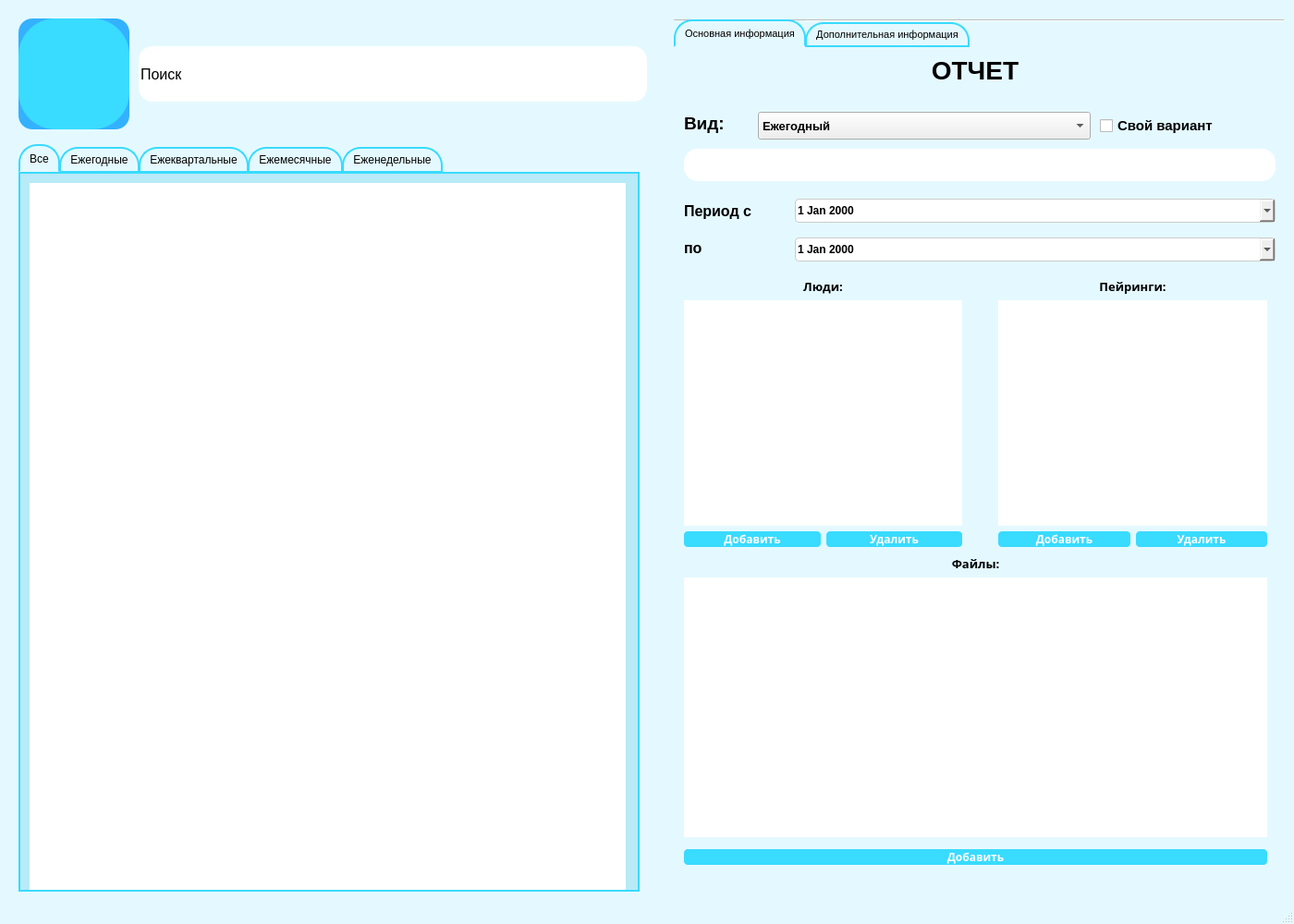
<?xml version="1.0" encoding="UTF-8"?>
<ui version="4.0">
 <class>MainWindow</class>
 <widget class="QMainWindow" name="MainWindow">
  <property name="geometry">
   <rect>
    <x>0</x>
    <y>0</y>
    <width>1400</width>
    <height>1000</height>
   </rect>
  </property>
  <property name="minimumSize">
   <size>
    <width>1400</width>
    <height>1000</height>
   </size>
  </property>
  <property name="maximumSize">
   <size>
    <width>1400</width>
    <height>1000</height>
   </size>
  </property>
  <property name="windowTitle">
   <string>Пейринги</string>
  </property>
  <property name="windowIcon">
   <iconset>
    <normaloff>../app_image/peirings.png</normaloff>../app_image/peirings.png</iconset>
  </property>
  <property name="styleSheet">
   <string notr="true">QMainWindow {
	background-color: rgb(228, 249, 255);
}
#pushButton, #pushButton_3 {
	border-radius: 40px;
	background-color: rgb(57, 219, 255);
	font: 87 14pt &quot;Arial Black&quot;;
	color: rgb(255, 255, 255);
}
#pushButton:hover, #pushButton_3:hover{
	border-radius: 49px;
	background-color: rgb(52, 202, 232);
}
#pushButton:pressed {
	border-radius: 55px;
	background-color: rgb(48, 188, 216);
}
QLineEdit {
	border-radius: 15px;
	font: 12pt &quot;Arial&quot;;
}
#lineEdit_2:hover, #lineEdit:hover {
	border-radius: 20px;
	font: 75 12pt &quot;Arial&quot;;
	background-color: rgb(250, 250, 250);
}
QFrame {
	border: none;
}
QListWidget {
	border-color: rgb(34, 189, 255);
}
QDateEdit
{
    min-height:24px;
    max-height:24px;
    border-radius:4px;
    border:1px solid #cccccc;
}
QDateEdit:hover,.QDateEdit:focus
{
    border-radius:8px;
}
QTabBar::tab {
    border: 2px solid rgb(57, 219, 255);
    border-bottom-color: rgb(57, 219, 255);
    border-top-left-radius: 20px;
    border-top-right-radius: 20px;
    padding: 2px;	
}
QTabWidget::pane {
    border: 2px solid;
	border-color: rgb(57, 219, 255);
	background-color: rgb(184, 234, 247);
}

QTabWidget::tab-bar:top {
    top: 1px;
}

QTabWidget::tab-bar:bottom {
    bottom: 1px;
}

QTabWidget::tab-bar:left {
    right: 1px;
}

QTabWidget::tab-bar:right {
    left: 1px;
}

QTabBar::tab:selected {
    background: rgb(228, 249, 255);
}

QTabBar::tab:!selected {
    background-color: rgb(228, 249, 255);
}

QTabBar::tab:top:!selected {
    margin-top: 3px;
}

QTabBar::tab:bottom:!selected {
    margin-bottom: 3px;
}

QTabBar::tab:top, QTabBar::tab:bottom {
    min-width: 8ex;
    margin-right: -1px;
    padding: 5px 10px 5px 10px;
    min-width: 27ex;
}

QTabBar::tab:top:selected {
    border-bottom-color: none;
}

QTabBar::tab:bottom:selected {
    border-top-color: none;
}

QTabBar::tab:top:last, QTabBar::tab:bottom:last,
QTabBar::tab:top:only-one, QTabBar::tab:bottom:only-one {
    margin-right: 0;
}

QTabBar::tab:left:!selected {
    margin-right: 3px;
}

QTabBar::tab:right:!selected {
    margin-left: 3px;
}

QTabBar::tab:left, QTabBar::tab:right {
    min-height: 8ex;
    margin-bottom: -1px;
    padding: 10px 5px 10px 5px;
}

QTabBar::tab:left:selected {
    border-left-color: none;
}

QTabBar::tab:right:selected {
    border-right-color: none;
}

QTabBar::tab:left:last, QTabBar::tab:right:last,
QTabBar::tab:left:only-one, QTabBar::tab:right:only-one {
    margin-bottom: 0;
}
#lineEdit_2 {
	border-radius: 10px;
}
#lineEdit_2:hover {
	border-radius: 15px;
}
#pushButton_3 {
	background-color: rgba(255, 0, 0, 200);
	font: 87 20pt &quot;Arial Black&quot;;
}
#pushButton_3:hover {
	background-color: rgb(255, 0, 0);
}
#pushButton_3:pressed {
	border-radius: 50px;
}
#pushButton_4, #pushButton_5, #pushButton_6, #pushButton_7, #pushButton_8 {
	border-radius: 4px;
	background-color: rgb(57, 219, 255);
	color: rgb(255, 255, 255);
}
#pushButton_4:hover, #pushButton_5:hover, #pushButton_6:hover, #pushButton_7:hover, #pushButton_8:hover {
	border-radius: 6px;
	background-color: rgb(52, 202, 232);
}
#pushButton_4:pressed, #pushButton_5:pressed, #pushButton_6:pressed, #pushButton_7:pressed, #pushButton_8:pressed {
	border-radius: 8px;
	background-color: rgb(48, 188, 216);
}
QQomboBox:hover {
	background-color: rgb(250, 250, 250);
}
#lineEdit_3:hover {
	border-radius: 15px;
}
#pushButton_2 {
	border-radius: 15px;
	background-color: rgb(51, 177, 255);
	color: rgb(255, 255, 255);
}
#pushButton_2:hover {
	background-color: rgb(52, 202, 232);
	border-radius: 18px;
}
#pushButton_2:pressed {
	background-color: rgb(0, 222, 0);
}</string>
  </property>
  <widget class="QWidget" name="centralwidget">
   <widget class="QPushButton" name="pushButton">
    <property name="geometry">
     <rect>
      <x>20</x>
      <y>20</y>
      <width>120</width>
      <height>120</height>
     </rect>
    </property>
    <property name="whatsThis">
     <string>&lt;html&gt;&lt;head/&gt;&lt;body&gt;&lt;p align=&quot;center&quot;&gt;Добавить личное сообщение&lt;/p&gt;&lt;/body&gt;&lt;/html&gt;</string>
    </property>
    <property name="text">
     <string/>
    </property>
    <property name="icon">
     <iconset>
      <normaloff>../app_image/Плюс.png</normaloff>../app_image/Плюс.png</iconset>
    </property>
    <property name="iconSize">
     <size>
      <width>110</width>
      <height>110</height>
     </size>
    </property>
   </widget>
   <widget class="QLineEdit" name="lineEdit">
    <property name="geometry">
     <rect>
      <x>150</x>
      <y>50</y>
      <width>550</width>
      <height>60</height>
     </rect>
    </property>
    <property name="font">
     <font>
      <family>Arial</family>
      <pointsize>12</pointsize>
      <weight>50</weight>
      <italic>false</italic>
      <bold>false</bold>
     </font>
    </property>
    <property name="text">
     <string>Поиск</string>
    </property>
   </widget>
   <widget class="QTabWidget" name="tabWidget">
    <property name="geometry">
     <rect>
      <x>20</x>
      <y>155</y>
      <width>672</width>
      <height>810</height>
     </rect>
    </property>
    <property name="currentIndex">
     <number>0</number>
    </property>
    <widget class="QWidget" name="tab">
     <attribute name="title">
      <string>Все</string>
     </attribute>
     <widget class="QListWidget" name="listWidget">
      <property name="geometry">
       <rect>
        <x>10</x>
        <y>10</y>
        <width>645</width>
        <height>765</height>
       </rect>
      </property>
     </widget>
    </widget>
    <widget class="QWidget" name="tab_2">
     <attribute name="title">
      <string>Ежегодные</string>
     </attribute>
     <widget class="QListWidget" name="listWidget_2">
      <property name="geometry">
       <rect>
        <x>10</x>
        <y>10</y>
        <width>645</width>
        <height>765</height>
       </rect>
      </property>
     </widget>
    </widget>
    <widget class="QWidget" name="tab_3">
     <attribute name="title">
      <string>Ежеквартальные</string>
     </attribute>
     <widget class="QListWidget" name="listWidget_3">
      <property name="geometry">
       <rect>
        <x>10</x>
        <y>10</y>
        <width>645</width>
        <height>765</height>
       </rect>
      </property>
     </widget>
    </widget>
    <widget class="QWidget" name="tab_4">
     <attribute name="title">
      <string>Ежемесячные</string>
     </attribute>
     <widget class="QListWidget" name="listWidget_4">
      <property name="geometry">
       <rect>
        <x>10</x>
        <y>10</y>
        <width>645</width>
        <height>765</height>
       </rect>
      </property>
     </widget>
    </widget>
    <widget class="QWidget" name="tab_5">
     <attribute name="title">
      <string>Еженедельные</string>
     </attribute>
     <widget class="QListWidget" name="listWidget_5">
      <property name="geometry">
       <rect>
        <x>10</x>
        <y>10</y>
        <width>645</width>
        <height>755</height>
       </rect>
      </property>
     </widget>
    </widget>
   </widget>
   <widget class="QTabWidget" name="tabWidget_2">
    <property name="geometry">
     <rect>
      <x>729</x>
      <y>20</y>
      <width>660</width>
      <height>950</height>
     </rect>
    </property>
    <property name="font">
     <font>
      <pointsize>8</pointsize>
     </font>
    </property>
    <property name="styleSheet">
     <string notr="true">QTabBar::tab {
    border: 2px solid rgb(57, 219, 255);
    border-bottom-color: rgb(57, 219, 255);
    border-top-left-radius: 20px;
    border-top-right-radius: 20px;
    padding: 2px;	
}
QTabWidget::pane {
    border: 1px solid black;
	border-color: rgb(57, 219, 255);
	background-color: rgb(184, 234, 247);
}

QTabWidget::tab-bar:top {
    top: 1px;
}

QTabWidget::tab-bar:bottom {
    bottom: 1px;
}

QTabWidget::tab-bar:left {
    right: 1px;
}

QTabWidget::tab-bar:right {
    left: 1px;
}

QTabBar::tab:selected {
    background: rgb(228, 249, 255);
}

QTabBar::tab:!selected {
    background-color: rgb(228, 249, 255);
}

QTabBar::tab:top:!selected {
    margin-top: 3px;
}

QTabBar::tab:bottom:!selected {
    margin-bottom: 3px;
}

QTabBar::tab:top, QTabBar::tab:bottom {
    min-width: 8ex;
    margin-right: -1px;
    padding: 5px 10px 5px 10px;
    min-width: 76ex;
}

QTabBar::tab:top:selected {
    border-bottom-color: none;
}

QTabBar::tab:bottom:selected {
    border-top-color: none;
}

QTabBar::tab:top:last, QTabBar::tab:bottom:last,
QTabBar::tab:top:only-one, QTabBar::tab:bottom:only-one {
    margin-right: 0;
}

QTabBar::tab:left:!selected {
    margin-right: 3px;
}

QTabBar::tab:right:!selected {
    margin-left: 3px;
}

QTabBar::tab:left, QTabBar::tab:right {
    min-height: 8ex;
    margin-bottom: -1px;
    padding: 10px 5px 10px 5px;
}

QTabBar::tab:left:selected {
    border-left-color: none;
}

QTabBar::tab:right:selected {
    border-right-color: none;
}

QTabBar::tab:left:last, QTabBar::tab:right:last,
QTabBar::tab:left:only-one, QTabBar::tab:right:only-one {
    margin-bottom: 0;
}</string>
    </property>
    <property name="tabPosition">
     <enum>QTabWidget::North</enum>
    </property>
    <property name="currentIndex">
     <number>0</number>
    </property>
    <property name="documentMode">
     <bool>true</bool>
    </property>
    <widget class="QWidget" name="tab_6">
     <attribute name="title">
      <string>Основная информация</string>
     </attribute>
     <widget class="QLabel" name="label">
      <property name="geometry">
       <rect>
        <x>10</x>
        <y>10</y>
        <width>630</width>
        <height>30</height>
       </rect>
      </property>
      <property name="font">
       <font>
        <family>Arial</family>
        <pointsize>21</pointsize>
        <weight>75</weight>
        <bold>true</bold>
       </font>
      </property>
      <property name="text">
       <string>ОТЧЕТ</string>
      </property>
      <property name="scaledContents">
       <bool>false</bool>
      </property>
      <property name="alignment">
       <set>Qt::AlignCenter</set>
      </property>
     </widget>
     <widget class="QLabel" name="label_9">
      <property name="geometry">
       <rect>
        <x>10</x>
        <y>65</y>
        <width>110</width>
        <height>35</height>
       </rect>
      </property>
      <property name="font">
       <font>
        <family>Arial</family>
        <pointsize>14</pointsize>
        <weight>75</weight>
        <bold>true</bold>
       </font>
      </property>
      <property name="text">
       <string>Вид:</string>
      </property>
      <property name="alignment">
       <set>Qt::AlignLeading|Qt::AlignLeft|Qt::AlignVCenter</set>
      </property>
     </widget>
     <widget class="QComboBox" name="comboBox">
      <property name="geometry">
       <rect>
        <x>90</x>
        <y>70</y>
        <width>360</width>
        <height>30</height>
       </rect>
      </property>
      <property name="font">
       <font>
        <family>Arial</family>
        <pointsize>10</pointsize>
        <weight>75</weight>
        <bold>true</bold>
       </font>
      </property>
      <item>
       <property name="text">
        <string>Ежегодный</string>
       </property>
      </item>
      <item>
       <property name="text">
        <string>Ежеквартальный</string>
       </property>
      </item>
      <item>
       <property name="text">
        <string>Ежемесячный</string>
       </property>
      </item>
      <item>
       <property name="text">
        <string>Еженедельный</string>
       </property>
      </item>
     </widget>
     <widget class="QCheckBox" name="checkBox">
      <property name="geometry">
       <rect>
        <x>460</x>
        <y>70</y>
        <width>180</width>
        <height>30</height>
       </rect>
      </property>
      <property name="font">
       <font>
        <family>Arial</family>
        <pointsize>11</pointsize>
        <weight>75</weight>
        <bold>true</bold>
       </font>
      </property>
      <property name="text">
       <string>Свой вариант</string>
      </property>
     </widget>
     <widget class="QLineEdit" name="lineEdit_3">
      <property name="geometry">
       <rect>
        <x>10</x>
        <y>110</y>
        <width>640</width>
        <height>35</height>
       </rect>
      </property>
     </widget>
     <widget class="QLabel" name="label_2">
      <property name="geometry">
       <rect>
        <x>10</x>
        <y>160</y>
        <width>110</width>
        <height>35</height>
       </rect>
      </property>
      <property name="font">
       <font>
        <family>Arial</family>
        <pointsize>12</pointsize>
        <weight>75</weight>
        <bold>true</bold>
       </font>
      </property>
      <property name="text">
       <string>Период с</string>
      </property>
     </widget>
     <widget class="QDateEdit" name="dateEdit_2">
      <property name="geometry">
       <rect>
        <x>130</x>
        <y>164</y>
        <width>520</width>
        <height>26</height>
       </rect>
      </property>
      <property name="font">
       <font>
        <family>Arial</family>
        <pointsize>9</pointsize>
        <weight>75</weight>
        <bold>true</bold>
       </font>
      </property>
      <property name="buttonSymbols">
       <enum>QAbstractSpinBox::NoButtons</enum>
      </property>
      <property name="calendarPopup">
       <bool>true</bool>
      </property>
     </widget>
     <widget class="QLabel" name="label_3">
      <property name="geometry">
       <rect>
        <x>10</x>
        <y>200</y>
        <width>110</width>
        <height>35</height>
       </rect>
      </property>
      <property name="font">
       <font>
        <family>Arial</family>
        <pointsize>12</pointsize>
        <weight>75</weight>
        <bold>true</bold>
       </font>
      </property>
      <property name="text">
       <string>по</string>
      </property>
     </widget>
     <widget class="QDateEdit" name="dateEdit_3">
      <property name="geometry">
       <rect>
        <x>130</x>
        <y>206</y>
        <width>520</width>
        <height>26</height>
       </rect>
      </property>
      <property name="font">
       <font>
        <family>Arial</family>
        <pointsize>9</pointsize>
        <weight>75</weight>
        <bold>true</bold>
       </font>
      </property>
      <property name="buttonSymbols">
       <enum>QAbstractSpinBox::NoButtons</enum>
      </property>
      <property name="calendarPopup">
       <bool>true</bool>
      </property>
     </widget>
     <widget class="QWidget" name="verticalLayoutWidget">
      <property name="geometry">
       <rect>
        <x>10</x>
        <y>250</y>
        <width>301</width>
        <height>291</height>
       </rect>
      </property>
      <layout class="QVBoxLayout" name="verticalLayout">
       <item>
        <widget class="QLabel" name="label_5">
         <property name="font">
          <font>
           <family>Arial Black</family>
           <pointsize>10</pointsize>
           <weight>75</weight>
           <bold>true</bold>
          </font>
         </property>
         <property name="text">
          <string>Люди:</string>
         </property>
         <property name="alignment">
          <set>Qt::AlignCenter</set>
         </property>
        </widget>
       </item>
       <item>
        <widget class="QListWidget" name="listWidget_6"/>
       </item>
       <item>
        <layout class="QHBoxLayout" name="horizontalLayout_3">
         <item>
          <widget class="QPushButton" name="pushButton_5">
           <property name="font">
            <font>
             <family>Arial Black</family>
             <pointsize>9</pointsize>
             <weight>75</weight>
             <bold>true</bold>
            </font>
           </property>
           <property name="text">
            <string>Добавить</string>
           </property>
          </widget>
         </item>
         <item>
          <widget class="QPushButton" name="pushButton_4">
           <property name="font">
            <font>
             <family>Arial Black</family>
             <pointsize>9</pointsize>
             <weight>75</weight>
             <bold>true</bold>
            </font>
           </property>
           <property name="text">
            <string>Удалить</string>
           </property>
          </widget>
         </item>
        </layout>
       </item>
      </layout>
     </widget>
     <widget class="QWidget" name="verticalLayoutWidget_2">
      <property name="geometry">
       <rect>
        <x>350</x>
        <y>250</y>
        <width>291</width>
        <height>291</height>
       </rect>
      </property>
      <layout class="QVBoxLayout" name="verticalLayout_2">
       <item>
        <widget class="QLabel" name="label_6">
         <property name="font">
          <font>
           <family>Arial Black</family>
           <pointsize>10</pointsize>
           <weight>75</weight>
           <bold>true</bold>
          </font>
         </property>
         <property name="text">
          <string>Пейринги:</string>
         </property>
         <property name="alignment">
          <set>Qt::AlignCenter</set>
         </property>
        </widget>
       </item>
       <item>
        <widget class="QListWidget" name="listWidget_7"/>
       </item>
       <item>
        <layout class="QHBoxLayout" name="horizontalLayout_4" stretch="0,0">
         <item>
          <widget class="QPushButton" name="pushButton_6">
           <property name="font">
            <font>
             <family>Arial Black</family>
             <pointsize>9</pointsize>
             <weight>75</weight>
             <bold>true</bold>
            </font>
           </property>
           <property name="text">
            <string>Добавить</string>
           </property>
          </widget>
         </item>
         <item>
          <widget class="QPushButton" name="pushButton_7">
           <property name="font">
            <font>
             <family>Arial Black</family>
             <pointsize>9</pointsize>
             <weight>75</weight>
             <bold>true</bold>
            </font>
           </property>
           <property name="text">
            <string>Удалить</string>
           </property>
          </widget>
         </item>
        </layout>
       </item>
      </layout>
     </widget>
     <widget class="QWidget" name="verticalLayoutWidget_5">
      <property name="geometry">
       <rect>
        <x>10</x>
        <y>550</y>
        <width>631</width>
        <height>341</height>
       </rect>
      </property>
      <layout class="QVBoxLayout" name="verticalLayout_5">
       <property name="bottomMargin">
        <number>6</number>
       </property>
       <item>
        <widget class="QLabel" name="label_8">
         <property name="font">
          <font>
           <family>Arial Black</family>
           <pointsize>10</pointsize>
           <weight>75</weight>
           <bold>true</bold>
          </font>
         </property>
         <property name="text">
          <string>Файлы:</string>
         </property>
         <property name="alignment">
          <set>Qt::AlignCenter</set>
         </property>
        </widget>
       </item>
       <item>
        <widget class="QListWidget" name="listWidget_8"/>
       </item>
       <item>
        <layout class="QHBoxLayout" name="horizontalLayout_5" stretch="0">
         <property name="topMargin">
          <number>7</number>
         </property>
         <item>
          <widget class="QPushButton" name="pushButton_8">
           <property name="font">
            <font>
             <family>Arial Black</family>
             <pointsize>9</pointsize>
             <weight>75</weight>
             <bold>true</bold>
            </font>
           </property>
           <property name="text">
            <string>Добавить</string>
           </property>
          </widget>
         </item>
        </layout>
       </item>
      </layout>
     </widget>
    </widget>
    <widget class="QWidget" name="tab_7">
     <attribute name="title">
      <string>Дополнительная информация</string>
     </attribute>
     <widget class="QPushButton" name="pushButton_3">
      <property name="geometry">
       <rect>
        <x>10</x>
        <y>800</y>
        <width>630</width>
        <height>101</height>
       </rect>
      </property>
      <property name="font">
       <font>
        <family>Arial Black</family>
        <pointsize>20</pointsize>
        <weight>10</weight>
        <italic>false</italic>
        <bold>false</bold>
       </font>
      </property>
      <property name="text">
       <string>Удалить</string>
      </property>
     </widget>
     <widget class="QWidget" name="verticalLayoutWidget_3">
      <property name="geometry">
       <rect>
        <x>10</x>
        <y>20</y>
        <width>641</width>
        <height>421</height>
       </rect>
      </property>
      <layout class="QVBoxLayout" name="verticalLayout_3">
       <item>
        <widget class="QLabel" name="label_4">
         <property name="font">
          <font>
           <family>Arial Black</family>
           <pointsize>12</pointsize>
           <weight>75</weight>
           <bold>true</bold>
          </font>
         </property>
         <property name="text">
          <string>Общая информация</string>
         </property>
         <property name="alignment">
          <set>Qt::AlignCenter</set>
         </property>
        </widget>
       </item>
       <item>
        <widget class="QTextEdit" name="textEdit">
         <property name="font">
          <font>
           <family>Arial</family>
           <pointsize>11</pointsize>
          </font>
         </property>
         <property name="html">
          <string>&lt;!DOCTYPE HTML PUBLIC &quot;-//W3C//DTD HTML 4.0//EN&quot; &quot;http://www.w3.org/TR/REC-html40/strict.dtd&quot;&gt;
&lt;html&gt;&lt;head&gt;&lt;meta name=&quot;qrichtext&quot; content=&quot;1&quot; /&gt;&lt;style type=&quot;text/css&quot;&gt;
p, li { white-space: pre-wrap; }
&lt;/style&gt;&lt;/head&gt;&lt;body style=&quot; font-family:'Arial'; font-size:11pt; font-weight:400; font-style:normal;&quot;&gt;
&lt;p align=&quot;justify&quot; style=&quot;-qt-paragraph-type:empty; margin-top:0px; margin-bottom:0px; margin-left:0px; margin-right:0px; -qt-block-indent:0; text-indent:0px; font-family:'MS Shell Dlg 2'; font-size:8pt;&quot;&gt;&lt;br /&gt;&lt;/p&gt;&lt;/body&gt;&lt;/html&gt;</string>
         </property>
        </widget>
       </item>
      </layout>
     </widget>
     <widget class="QWidget" name="verticalLayoutWidget_4">
      <property name="geometry">
       <rect>
        <x>10</x>
        <y>450</y>
        <width>641</width>
        <height>331</height>
       </rect>
      </property>
      <layout class="QVBoxLayout" name="verticalLayout_4">
       <item>
        <widget class="QLabel" name="label_7">
         <property name="font">
          <font>
           <family>Arial Black</family>
           <pointsize>12</pointsize>
           <weight>75</weight>
           <bold>true</bold>
          </font>
         </property>
         <property name="text">
          <string>События</string>
         </property>
         <property name="alignment">
          <set>Qt::AlignCenter</set>
         </property>
        </widget>
       </item>
       <item>
        <widget class="QTextEdit" name="textEdit_2">
         <property name="font">
          <font>
           <family>Arial</family>
           <pointsize>11</pointsize>
          </font>
         </property>
         <property name="html">
          <string>&lt;!DOCTYPE HTML PUBLIC &quot;-//W3C//DTD HTML 4.0//EN&quot; &quot;http://www.w3.org/TR/REC-html40/strict.dtd&quot;&gt;
&lt;html&gt;&lt;head&gt;&lt;meta name=&quot;qrichtext&quot; content=&quot;1&quot; /&gt;&lt;style type=&quot;text/css&quot;&gt;
p, li { white-space: pre-wrap; }
&lt;/style&gt;&lt;/head&gt;&lt;body style=&quot; font-family:'Arial'; font-size:11pt; font-weight:400; font-style:normal;&quot;&gt;
&lt;p align=&quot;justify&quot; style=&quot;-qt-paragraph-type:empty; margin-top:0px; margin-bottom:0px; margin-left:0px; margin-right:0px; -qt-block-indent:0; text-indent:0px; font-family:'MS Shell Dlg 2'; font-size:8pt;&quot;&gt;&lt;br /&gt;&lt;/p&gt;&lt;/body&gt;&lt;/html&gt;</string>
         </property>
        </widget>
       </item>
      </layout>
     </widget>
    </widget>
   </widget>
   <widget class="QPushButton" name="pushButton_2">
    <property name="geometry">
     <rect>
      <x>20</x>
      <y>20</y>
      <width>120</width>
      <height>120</height>
     </rect>
    </property>
    <property name="font">
     <font>
      <family>Arial Black</family>
      <pointsize>14</pointsize>
     </font>
    </property>
    <property name="text">
     <string/>
    </property>
    <property name="icon">
     <iconset>
      <normaloff>../app_image/save.png</normaloff>../app_image/save.png</iconset>
    </property>
    <property name="iconSize">
     <size>
      <width>110</width>
      <height>110</height>
     </size>
    </property>
   </widget>
   <zorder>pushButton_2</zorder>
   <zorder>pushButton</zorder>
   <zorder>lineEdit</zorder>
   <zorder>tabWidget</zorder>
   <zorder>tabWidget_2</zorder>
  </widget>
  <widget class="QStatusBar" name="statusbar"/>
 </widget>
 <resources/>
 <connections/>
</ui>
